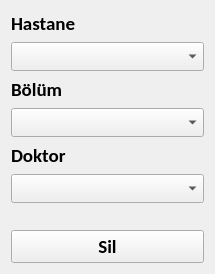
<?xml version="1.0" encoding="UTF-8"?>
<ui version="4.0">
 <class>Form</class>
 <widget class="QWidget" name="Form">
  <property name="geometry">
   <rect>
    <x>0</x>
    <y>0</y>
    <width>215</width>
    <height>274</height>
   </rect>
  </property>
  <property name="windowTitle">
   <string>Doktor Sil</string>
  </property>
  <layout class="QVBoxLayout" name="verticalLayout">
   <item>
    <widget class="QLabel" name="label">
     <property name="font">
      <font>
       <family>Calibri</family>
       <pointsize>14</pointsize>
       <weight>75</weight>
       <bold>true</bold>
      </font>
     </property>
     <property name="text">
      <string>Hastane</string>
     </property>
    </widget>
   </item>
   <item>
    <widget class="QComboBox" name="hastaneBox">
     <property name="font">
      <font>
       <family>Calibri</family>
       <pointsize>12</pointsize>
      </font>
     </property>
    </widget>
   </item>
   <item>
    <widget class="QLabel" name="label_2">
     <property name="font">
      <font>
       <family>Calibri</family>
       <pointsize>14</pointsize>
       <weight>75</weight>
       <bold>true</bold>
      </font>
     </property>
     <property name="text">
      <string>Bölüm</string>
     </property>
    </widget>
   </item>
   <item>
    <widget class="QComboBox" name="bolumBox">
     <property name="font">
      <font>
       <family>Calibri</family>
       <pointsize>12</pointsize>
      </font>
     </property>
    </widget>
   </item>
   <item>
    <widget class="QLabel" name="label_3">
     <property name="font">
      <font>
       <family>Calibri</family>
       <pointsize>14</pointsize>
       <weight>75</weight>
       <bold>true</bold>
      </font>
     </property>
     <property name="text">
      <string>Doktor</string>
     </property>
    </widget>
   </item>
   <item>
    <widget class="QComboBox" name="doktorBox">
     <property name="font">
      <font>
       <family>Calibri</family>
       <pointsize>12</pointsize>
      </font>
     </property>
    </widget>
   </item>
   <item>
    <spacer name="verticalSpacer">
     <property name="orientation">
      <enum>Qt::Vertical</enum>
     </property>
     <property name="sizeHint" stdset="0">
      <size>
       <width>20</width>
       <height>36</height>
      </size>
     </property>
    </spacer>
   </item>
   <item>
    <widget class="QPushButton" name="silButon">
     <property name="font">
      <font>
       <family>Calibri</family>
       <pointsize>14</pointsize>
       <weight>75</weight>
       <bold>true</bold>
      </font>
     </property>
     <property name="text">
      <string>Sil</string>
     </property>
    </widget>
   </item>
  </layout>
 </widget>
 <resources/>
 <connections/>
</ui>
